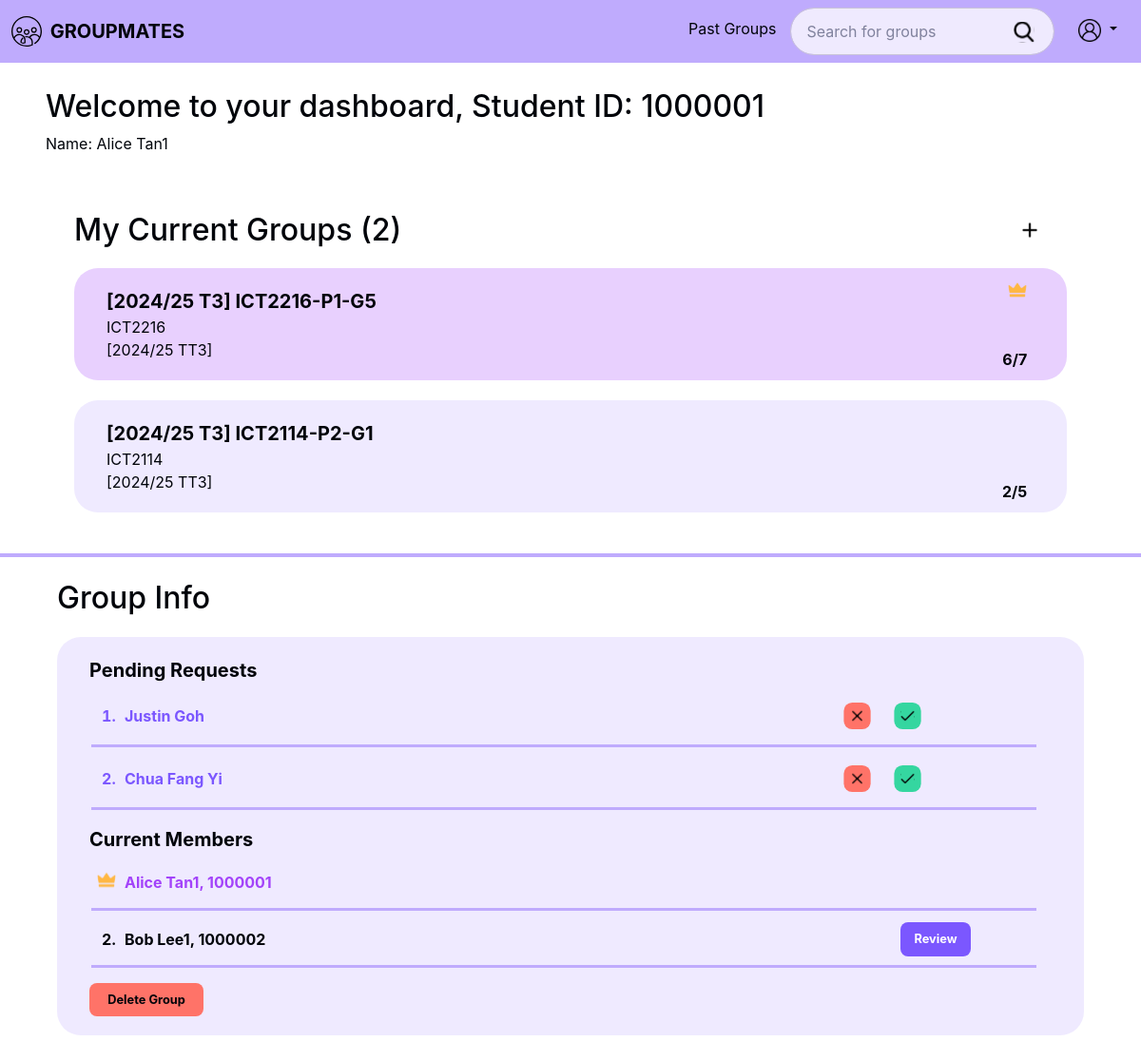
/dashboard.php (signed in), run on the app's committed database.
### tables this page shows
CREATE TABLE `groups` (
  groupId INT AUTO_INCREMENT PRIMARY KEY,
  groupName VARCHAR(255) NOT NULL,
  acadYear VARCHAR(20) NOT NULL,
  trimester VARCHAR(10) NOT NULL,
  moduleCode VARCHAR(20) NOT NULL,
  labGroupCode VARCHAR (10) NULL,
  groupNumber INT NOT NULL,
  noOfMembers INT NOT NULL DEFAULT 0,
  maxGroupSize INT NOT NULL,
  groupStatus ENUM('active', 'inactive', 'closed') NOT NULL, 
  FOREIGN KEY (moduleCode) REFERENCES modules (moduleCode) ON DELETE RESTRICT,
  FOREIGN KEY (labGroupCode, moduleCode) REFERENCES labGroups (labGroupCode, moduleCode) ON DELETE RESTRICT
);

CREATE TABLE groupMembers (
  groupMembersId INT AUTO_INCREMENT PRIMARY KEY,
  groupId INT NOT NULL,
  studentId INT NOT NULL,
  role ENUM('admin', 'member') NOT NULL,
  FOREIGN KEY (groupId) REFERENCES `groups`(groupId) ON DELETE CASCADE,
  FOREIGN KEY (studentId) REFERENCES students(studentId) ON DELETE CASCADE
);

CREATE TABLE students (
  studentId INT PRIMARY KEY CHECK (studentId BETWEEN 1000000 AND 9999999),
  name VARCHAR(255) NOT NULL,
  email VARCHAR(255) NOT NULL UNIQUE,
  password VARCHAR(255) NOT NULL
);

### public/dashboard.php (the view, shortened to what the rows shown need)
<?php
require_once __DIR__ . '/../src/bootstrap.php';
$groupRepo = new GroupMapper($pdo);
$groupMembershipRepo = new GroupMembershipMapper($pdo);
$groupControl = new GroupControl($groupRepo, $groupMembershipRepo);
$groupMembershipControl = new GroupMembershipControl($groupMembershipRepo, $groupRepo);
$controller = new GroupPageController($groupControl, $groupMembershipControl, $pdo);
$student = $_SESSION['user'];
$studentId = (int) $student['id'];
$groups = $controller->listUserGroups($studentId);
$roles = $controller->getUserRolesForGroups($studentId, $groups);
?>
<div class="mx-5">
    <h2>Welcome to your dashboard, Student ID: <?= htmlspecialchars($student['id']) ?></h2>
</div>
<div class="home content-container">
    <div class="group-container">
        <div class="group-wrapper">
            <div class="title d-flex justify-content-between">
                <h2 class="m-0">My Current Groups (<?= count($groups) ?>)</h2>
            </div>
            <?php if (count($groups) > 0): ?>
                <?php foreach ($groups as $group): ?>
                    <div class="group-item" data-group-id="<?= $group->getGroupId() ?>">
                        <span class="group-name header"><?= htmlspecialchars($group->getGroupName()) ?></span>
                        <span class="module"><?= htmlspecialchars($group->getModuleCode()) ?></span>
                        <span class="acad-term">[<?= htmlspecialchars($group->getAcadYear()) ?>
                            T<?= htmlspecialchars($group->getTrimester()) ?>]</span>
                        <span class="member-count"><?= $group->getNoOfMembers() ?>/<?= $group->getMaxMembers() ?></span>
                        <?php
                        if ($roles[$group->getGroupId()] === 'admin'): ?>
                            <div class="img-wrapper leader">
                                <img class="leader-icon w-100" src="img/crown.svg" alt="Leader" />
                            </div>
                        <?php endif; ?>
                    </div>
                <?php endforeach; ?>
            <?php else: ?>
                <p>You are not in any groups yet.</p>
            <?php endif; ?>
        </div>
    </div>
    <div class="info-container">
        <div class="info-wrapper">
            <div class="title d-flex justify-content-between">
                <h2 class="m-0">Group Info</h2>
            </div>
            <?php if (count($groups) > 0): ?>
                <?php foreach ($groups as $group): ?>
                    <div class="info-item">
                        <?php if ($roles[$group->getGroupId()] === 'admin'): ?>
                            <span class="header">Pending Requests</span>
                            <ol class="pending-request name-list">
                                <li>
                                    <div class="request-wrapper">
                                        <a class="profile-link text-decoration-none" href="#">Justin Goh</a>
                                        <form class="pending-form" action="" method="post">
                                            <button class="btn accept-btn" type="submit">
                                                <img src="img/reject.svg" alt="Reject" class="w-100 reject" />
                                            </button>
                                            <button class="btn reject-btn" type="submit">
                                                <img src="img/accept.svg" alt="Accept" class="w-100 accept" />
                                            </button>
                                        </form>
                                    </div>
                                </li>
                                <li>
                                    <div class="request-wrapper">
                                        <a class="profile-link text-decoration-none" href="#">Chua Fang Yi</a>
                                        <form class="pending-form" action="" method="post">
                                            <button class="btn accept-btn" type="submit">
                                                <img src="img/reject.svg" alt="Reject" class="w-100 reject" />
                                            </button>
                                            <button class="btn reject-btn" type="submit">
                                                <img src="img/accept.svg" alt="Accept" class="w-100 accept" />
                                            </button>
                                        </form>
                                    </div>
                                </li>
                            </ol>
                        <?php endif; ?>
                        <span class="header">Current Members</span>
                        <ol class="current-members name-list">
                            <?php
                                $groupData = $controller->displayGroupDetails($group->getGroupId());
                                $groupMembers = $groupData['members'];
                                foreach ($groupMembers as $member):
                                    if (($member->getRole() === 'admin') && ($member->getStudentId() == $studentId)): ?>
                                        <li class="user admin">
                                    <?php elseif($member->getRole() === 'admin'): ?>
                                        <li class="admin">
                                    <?php elseif($member->getStudentId() == $studentId): ?>
                                        <li class="user">
                                    <?php else: ?>
                                        <li>
                                    <?php endif; ?>
                                            <div class="member-wrapper">
                                            <a class="profile-link text-decoration-none" href="#"><?= htmlspecialchars($member->getStudentName())?>, <?= htmlspecialchars($member->getStudentId())?></a>
                                            <?php if ($member->getStudentId() != $studentId): ?>
                                                <div class="reply-section my-2 py-1">
                                                    <a href="#"
                                                    class="text-decoration-none text-center reply-button d-flex align-items-center justify-content-center">
                                                    Review
                                                </a>
                                            </div>
                                        <?php endif; ?>
                                        </div>
                                    </li>
                                <?php endforeach; ?>
                            </ol>
                            <div class="delete-section" data-group-id="group1">
                                <div
                                    class="text-decoration-none text-center delete-button d-flex align-items-center justify-content-center">
                                    Delete Group
                                </div>
                            </div>
                            </div>
                            <?php endforeach; ?>
                    <?php else: ?>
                        <p>You are not in any groups yet.</p>
                    <?php endif; ?>
            </div>
        </div>
    </div>
</div>
<?php
include '_layout.php';
?>

### data on the page
groups: groupName "[2024/25 T3] ICT2216-P1-G5", moduleCode "ICT2216", acadYear "2024/25", trimester "T3", noOfMembers "6", maxGroupSize "7"
groups: groupName "[2024/25 T3] ICT2114-P2-G1", moduleCode "ICT2114", acadYear "2024/25", trimester "T3", noOfMembers "2", maxGroupSize "5"
groupmembers: studentId.name "Alice Tan1", studentId "1000001"
groupmembers: studentId.name "Bob Lee1", studentId "1000002", shows "Review"

### other printed values
$student['id'] "1000001"
$student['name'] "Alice Tan1"
count($groups) "2"
